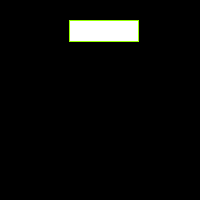
Frame 1 (no input)
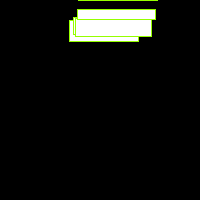
Frame 60 (the mouse pressed at the canvas centre just before this capture)
Frame 120 (the mouse held since frame 60 and released just before this capture): identical to frame 60, image omitted

The Processing sketch that drew these frames (run headless with seeded random() and noise(); from frame 60 on, the mouse is pressed at the canvas centre):

// Processing sketch: processing_41742
// ── processing_41742.pde

//Alex Nelson

//creating variables
float x1,y1;
color c1;

//making the background black 
void setup(){
  size(200,200);
  colorMode(RGB);
  background(0);
  smooth();
  
//randomizing the heights and widths of the rectangles between 0 and 100
  x1 = random(0,100);
  y1 = random(0,100);
  c1 = color(150,255,0);
}
 
void draw(){
 //each repeats across the page at different heights and distances from eachother
  x1 = x1 + random(0,5);
  y1 = y1 + random(-10,10);

//making the repetitive figures rectangles
  stroke(c1);
  rect(x1,y1,x1,y1);

}
